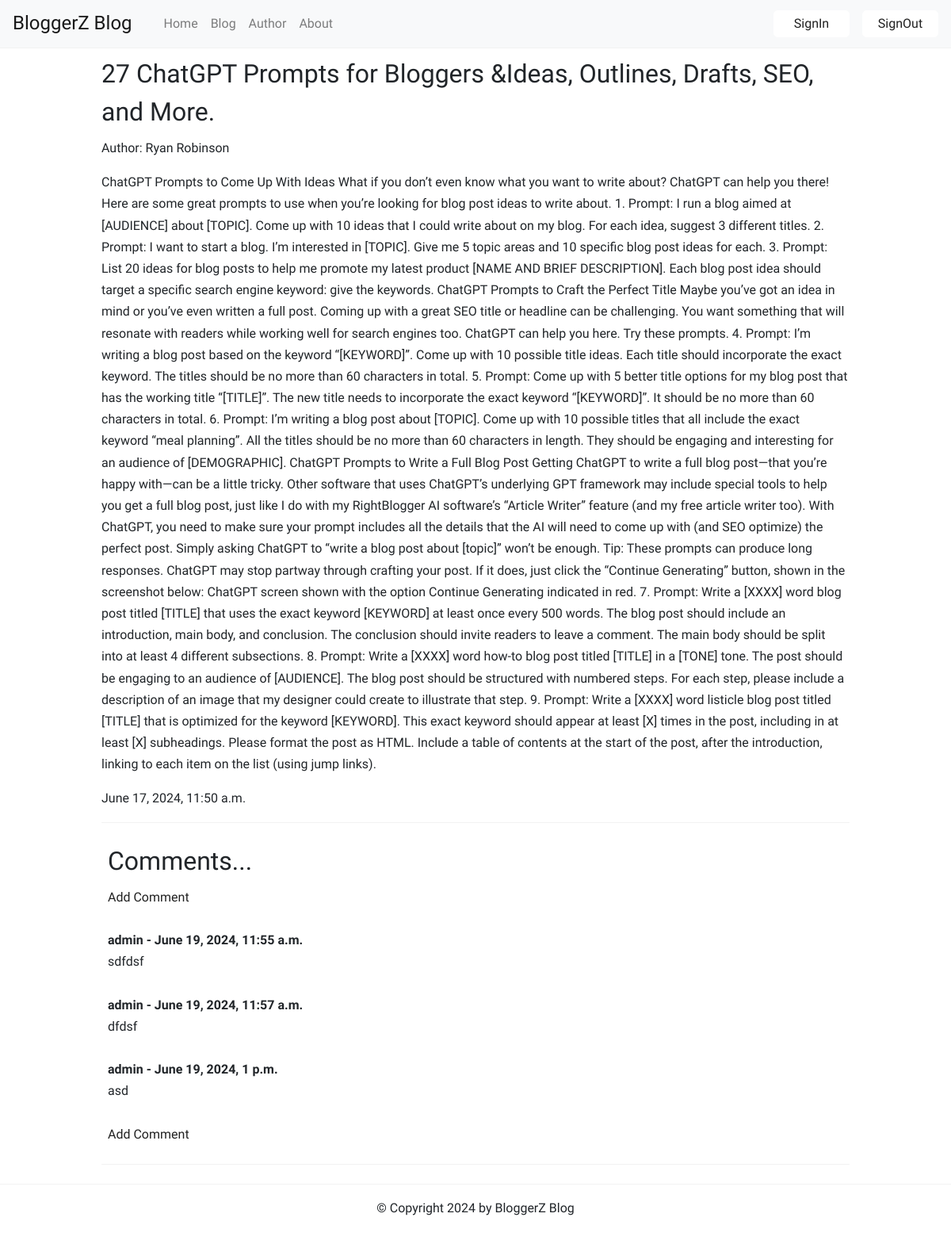
The page /blog/6/ on the database its author committed.
### blog/models.py (models this page shows, shortened)
class Blog(models.Model):
    title = models.TextField()
    content = models.TextField(default="")
    post_date = models.DateTimeField(auto_now_add=True)
    author = models.ForeignKey(
        Author, on_delete=models.CASCADE, related_name="blogs", default=""
    )

class Comments(models.Model):
    blog = models.ForeignKey(Blog, on_delete=models.CASCADE, related_name="comments")
    name = models.ForeignKey(
        User, on_delete=models.CASCADE, default=None, related_name="created_comments"
    )
    comment = models.TextField()
    date_added = models.DateTimeField(auto_now_add=True, null=True)

### author/models.py (models this page shows, shortened)
class Author(models.Model):
    author_name = models.CharField(max_length=120)
    author_age = models.IntegerField(
        validators=[MinValueValidator(1), MaxValueValidator(200)]
    )
    author_email = models.EmailField()
    author_bio = models.TextField(default="")
    author_profile_picture = models.ImageField(
        default="avatar.jpg", upload_to="profile_avatars"
    )
    def __str__(self):
        return self.author_name

### blog/views.py (the view)
# urls.py: path("blog/<int:pk>/", views.BlogDetailView.as_view(), name="blog_detail"),
class BlogDetailView(DetailView):
    model = Blog
    template_name = "blog/blog_details.html"
    context_object_name = "blog"
    def get_context_data(self, **kwargs):
        context = super().get_context_data(**kwargs)
        return context

### blog/templates/blog/blog_details.html (shortened to what this page needs)
{% extends "base.html" %} {% block content %}
<div class="container">
  <div class="post">
    <div class="headline">
      <div class="title">
        <h1>{{ blog.title }}</h1>
        <div class="author">
          <p>Author: {{ blog.author }}</p>
          <p>{{blog.content}}</p>
          <p>{{ blog.post_date }}</p>
        </div>
      </div>
    </div>
  </div>
  <hr />
  <div class="container">
    <h1>Comments...</h1>
    {% if not blog.comments.all %} No comments Yet..
    <a href="{% url 'blog:add_comment' blog.id %}" style='color: blue'>Add One</a>
    {% comment %} <a href="#" style="color: blue">Add One</a> {% endcomment %}
     {% else %}
    <a href="{% url "blog:add_comment" blog.id%}">Add Comment</a><br><br>
    {% for comment in blog.comments.all %}
    <strong> {{ comment.name }} - {{ comment.date_added }} </strong><br />
    {{comment.comment}}
    <br /><br />
    {% endfor %}
    <a href="{% url "blog:add_comment" blog.id%}">Add Comment</a>
    {% endif %}
    <br>
  </div>
  <hr />
  {% endblock content %}

### static/css/style.css (style rules this page uses)
:root { --color-primary: #ee394c; --color-secondary: #86b7fe; --color-light: #f2f2f2; --color-gray: #ced4da; --color-dark: #212121; --color-white: #ffffff; --color-error: #e2442f; --color-warning: #ffc900; --color-info: #02a2b9; --color-success: #1ba345; --color-input: #00d1b2; --border-radius: 5px; }
* { margin: 0; padding: 0; box-sizing: border-box; text-rendering: optimizeLegibility; }
html, body { height: 100%; }
body { font-family: 'Dosis', sans-serif; font-size: 1rem; line-height: 1.7; display: flex; flex-direction: column; }
h1 { font-size: 2rem; line-height: 1.5; }
a { color: var(--color-dark); text-decoration: none; }
.container { max-width: 960px; margin: 0 auto; padding: 0.5rem; }
hr { height: 1px; border: none; background-color: var(--color-light); }

### rows shown on the page
Blog: title "27 ChatGPT Prompts for Bloggers &Ideas, Outlines, Drafts, SEO, and More.", author "Ryan Robinson", content "ChatGPT Prompts to Come Up With Ideas What if you don’t even know what you want to write about? ChatGPT can help you there! Here are some great prompts to use when you’re looking for blog post ideas to write about. 1. Prompt: I run a blog aimed at [AUDIENCE] about [TOPIC]. Come up with 10 ideas that I could write about on my blog. For each idea, suggest 3 different titles. 2. Prompt: I want to start a blog. I’m interested in [TOPIC]. Give me 5 topic areas and 10 specific blog post ideas for each. 3. Prompt: List 20 ideas for blog posts to help me promote my latest product [NAME AND BRIEF DESCRIPTION]. Each blog post idea should target a specific search engine keyword: give the keywords.…", post_date "June 17, 2024, 11:50 a.m."
Comments: name "admin", date_added "June 19, 2024, 11:55 a.m.", comment "sdfdsf"
Comments: name "admin", date_added "June 19, 2024, 11:57 a.m.", comment "dfdsf"
Comments: name "admin", date_added "June 19, 2024, 1 p.m.", comment "asd"
